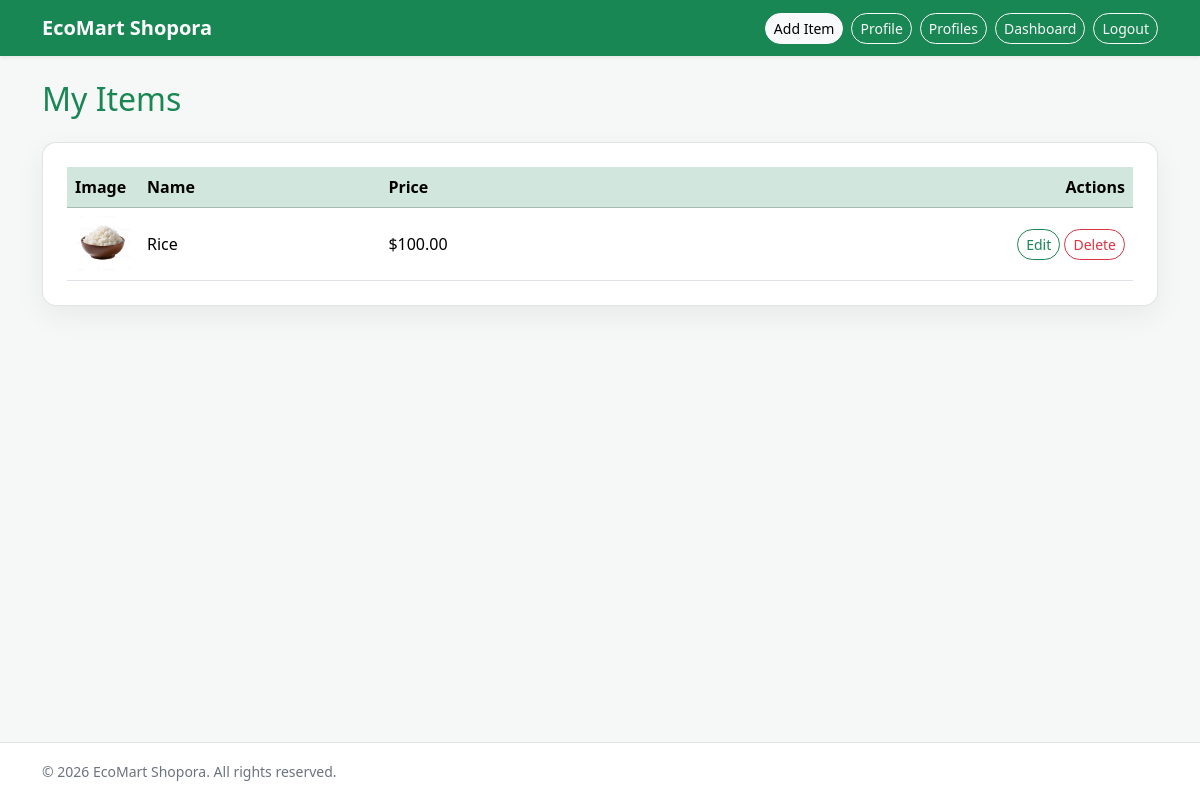
Screenshot of /seller/items/ (signed in) with the database file from the repository.
### buyhive/models.py (models this page shows, shortened)
class Item(models.Model):
    owner = models.ForeignKey(
        settings.AUTH_USER_MODEL, on_delete=models.CASCADE, related_name="items"
    )
    name = models.CharField(max_length=120)
    description = models.TextField(blank=True)
    price = models.DecimalField(max_digits=10, decimal_places=2)
    created_at = models.DateTimeField(auto_now_add=True)

class ItemImage(models.Model):
    item = models.ForeignKey(Item, on_delete=models.CASCADE, related_name="images")
    image = models.FileField(upload_to="items/")
    created_at = models.DateTimeField(auto_now_add=True)

### buyhive/views.py (the view)
# urls.py: path("seller/items/", views.seller_items, name="seller_items"),
@login_required
def seller_items(request):
    if not _seller_required(request):
        raise Http404()
    items = Item.objects.filter(owner=request.user).prefetch_related("images").order_by("-created_at")
    return render(request, "seller/items_list.html", {"items": items})

### buyhive/views.py (called while the page is built)
def _get_or_create_profile(user):
    if not user.is_authenticated:
        return None
    profile, _ = Profile.objects.get_or_create(user=user)
    return profile

def _seller_required(request):
    if not request.user.is_authenticated:
        return False
    profile = _get_or_create_profile(request.user)
    return bool(profile and profile.account_type == Profile.ACCOUNT_SELLER) or request.user.is_staff

### buyhive/templates/seller/items_list.html
{% extends 'base.html' %}
{% block navbar %}
<nav class="navbar navbar-expand-lg navbar-dark bg-success shadow-sm">
  <div class="container">
    <a class="navbar-brand fw-bold" href="{% url 'dashboard' %}">EcoMart Shopora</a>
    <div class="ms-auto d-flex gap-2">
      <a class="btn btn-light btn-sm" href="{% url 'seller_item_create' %}">Add Item</a>
      <a class="btn btn-outline-light btn-sm" href="{% url 'profile_edit' %}">Profile</a>
      <a class="btn btn-outline-light btn-sm" href="{% url 'profiles_search' %}">Profiles</a>
      <a class="btn btn-outline-light btn-sm" href="{% url 'dashboard' %}">Dashboard</a>
      <a class="btn btn-outline-light btn-sm" href="{% url 'logout' %}">Logout</a>
    </div>
  </div>
</nav>
{% endblock %}
{% block content %}
  <h2 class="mb-4 text-success">My Items</h2>
  {% if items %}
    <div class="bh-surface p-3 p-md-4">
        <div class="table-responsive">
          <table class="table table-hover align-middle">
            <thead class="table-success">
              <tr>
                <th>Image</th>
                <th>Name</th>
                <th>Price</th>
                <th class="text-end">Actions</th>
              </tr>
            </thead>
            <tbody>
              {% for item in items %}
              <tr>
                <td style="width: 72px;">
                  {% with first_image=item.images.first %}
                    {% if first_image %}
                      <img src="{{ first_image.image.url }}" alt="Item image" style="width: 56px; height: 56px; object-fit: cover; border-radius: 8px;" />
                    {% else %}
                      <span class="text-muted">—</span>
                    {% endif %}
                  {% endwith %}
                </td>
                <td>{{ item.name }}</td>
                <td>${{ item.price }}</td>
                <td class="text-end">
                  <a class="btn btn-sm btn-outline-success"
                     href="{% url 'seller_item_update' item.pk %}">
                     Edit
                  </a>
                  <a class="btn btn-sm btn-outline-danger"
                     href="{% url 'seller_item_delete' item.pk %}">
                     Delete
                  </a>
                </td>
              </tr>
              {% endfor %}
            </tbody>
          </table>
        </div>
    </div>
  {% else %}
    <div class="alert alert-info shadow-sm">
      No items yet.
    </div>
  {% endif %}
{% endblock %}

### buyhive/static/css/app.css (style rules this page uses)
:root { --bh-bg: #f6f8f7; --bh-surface: #ffffff; --bh-text: #1f2937; --bh-muted: #6b7280; --bh-border: rgba(17, 24, 39, 0.12); }
html, body { height: 100%; }
.bh-body { min-height: 100%; display: flex; flex-direction: column; background: var(--bh-bg); color: var(--bh-text); font-family: ui-sans-serif, system-ui, -apple-system, Segoe UI, Roboto, Helvetica, Arial, "Apple Color Emoji", "Segoe UI Emoji"; }
.bh-surface { background: var(--bh-surface); border: 1px solid var(--bh-border); border-radius: 14px; box-shadow: 0 10px 30px rgba(16, 24, 40, 0.06); }
.bh-surface .table { margin-bottom: 0; }
.bh-surface .table thead th { white-space: nowrap; }
.btn, .form-control, .form-select, .card, .alert { border-radius: 12px; }
.btn.btn-sm { border-radius: 999px; }

### rows the page displays
Item: images.first.image (picture), name "Rice", price "100.00"
